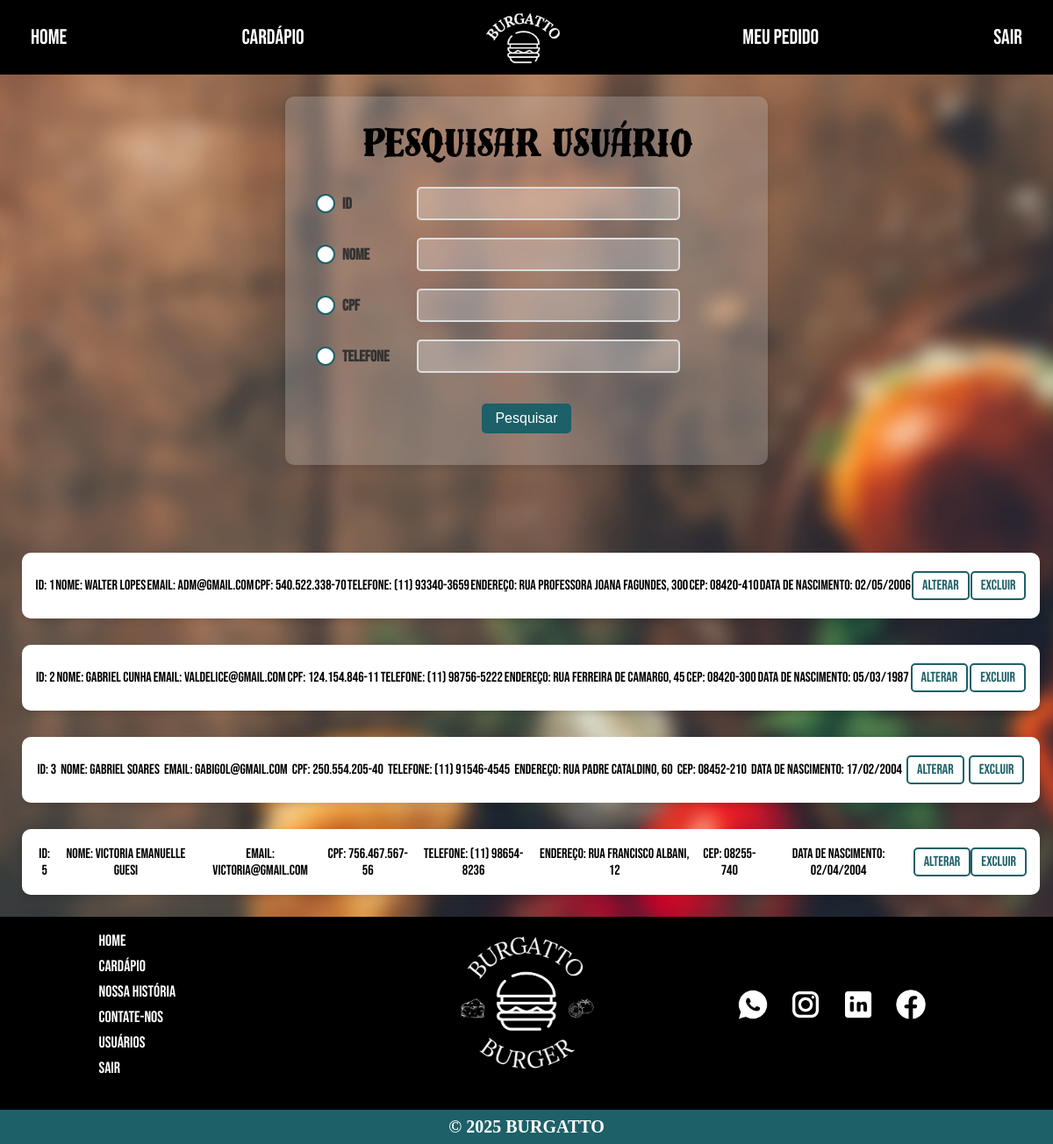
The app's page /listarUsuario.php (signed in) with its own data.
### tables this page shows
CREATE TABLE IF NOT EXISTS `tb_usuarios` (
  `cod_usuario` int NOT NULL AUTO_INCREMENT,
  `nome_usuario` varchar(100) NOT NULL,
  `cpf_usuario` varchar(14) NOT NULL,
  `data_nasc_usuario` date DEFAULT NULL,
  `email_usuario` varchar(100) NOT NULL,
  `senha_usuario` varchar(255) NOT NULL,
  `telefone_usuario` varchar(15) NOT NULL,
  `cep_usuario` varchar(9) NOT NULL,
  `endereco_usuario` varchar(100) NOT NULL,
  `numero_endereco_usuario` int NOT NULL,
  `tipo_usuario` varchar(50) NOT NULL,
  `condicaoUsuario` char(1) NOT NULL DEFAULT 'a',
  PRIMARY KEY (`cod_usuario`),
  UNIQUE KEY `email_usuario` (`email_usuario`)
);

### listarUsuario.php (the view, shortened to what this page needs)
<?php include('head.php'); ?>
<body>
<?php
include('menu.php');
require('connect.php');
$query = "SELECT * FROM `tb_usuarios` WHERE `condicaoUsuario` = 'a'";
$usuarios = mysqli_query($con, $query);
?>
<div class="fundoListar">
<form class="pesquisarUsuario" method="post">
    <h2>Pesquisar Usuário</h2>
    <div>
        <label for="radioID">ID</label>
        <input type="text" name="valor" id="idPesquisa" disabled>
    </div>
    <div>
        <label for="radioNome">Nome</label>
        <input type="text" name="valor" id="nomePesquisa" disabled>
    </div>
    <div>
        <label for="radioCPF">CPF</label>
        <input type="text" name="valor" id="cpfPesquisa" disabled>
    </div>
    <div>
        <label for="radioTelefone">Telefone</label>
        <input type="text" name="valor" id="telefonePesquisa" disabled>
    </div>
    <button type="submit">Pesquisar</button>
</form>
<div class="cards">
    <?php while ($usuario = mysqli_fetch_assoc($usuarios)) : ?>
        <div class='card'>
            <p>ID: <?php echo $usuario['cod_usuario']; ?></p>
            <p>Nome: <?php echo $usuario['nome_usuario']; ?></p>
            <p>Email: <?php echo $usuario['email_usuario']; ?></p>
            <p>CPF: <?php echo $usuario['cpf_usuario']; ?></p>
            <p>Telefone: <?php echo $usuario['telefone_usuario']; ?></p>
            <p>Endereço: <?php echo "{$usuario['endereco_usuario']}, {$usuario['numero_endereco_usuario']}"; ?></p>
            <p>CEP: <?php echo $usuario['cep_usuario']; ?></p>
            <p>Data de Nascimento:</> <?php echo date('d/m/Y', strtotime($usuario['data_nasc_usuario'])); ?></p>
            <p><a href="editarUsuario.php?cod=<?php echo $usuario['cod_usuario']; ?>">Alterar</a></p>
            <p><a href="javascript:excluir(<?php echo $usuario['cod_usuario']; ?>)">Excluir</a></p>
        </div>
    <?php endwhile; ?>
</div>
</div>
<?php include('rodape.php'); ?>
</body>
</html>

### head.php (shortened to what this page needs)
<!DOCTYPE html>
<html lang="pt-br">
<head>
    <link rel="stylesheet" href="style.css">
</head>
</html>

### menu.php (shortened to what this page needs)
<body>
    <div class="menu">
        <ul>
            <a href="index.php">Home</a>
            <a href="cardapio.php">Cardápio</a>
            <img class="logo" src="imgs/logo2.png" alt="" onclick="window.location.href='index.php'">
            <a href="meuPedido.php">Meu Pedido</a>
            <?php if (isset($_SESSION['email_usuario'])): ?>
            <a href="logoff.php">Sair</a>
            <?php else: ?>
                <a href="login.php">Login</a>
            <?php endif; ?>
        </ul>
    </div>
</body>

### rodape.php (shortened to what this page needs)
<footer>
  <div class="rodape">
    <div class="conteiner">
      <ul class="links">
        <li><a href="index.php">HOME</a></li>
        <li><a href="cardapio.php">CARDÁPIO</a></li>
        <li><a href="#">NOSSA HISTÓRIA</a></li>
        <li><a href="#">CONTATE-NOS</a></li>
        <?php
            if (
                isset($_SESSION['logado']) &&
                $_SESSION['logado'] === true &&
                isset($_SESSION['tipo_usuario']) &&
                $_SESSION['tipo_usuario'] === 'admin'
            ):
        ?>
            <li><a href="listarUsuario.php">Usuários</a></li>
        <?php endif; ?>
        <?php if (isset($_SESSION['email_usuario'])): ?>
            <li><a href="logoff.php">Sair</a></li>
        <?php else: ?>
            <li><a href="login.php">Login</a></li>
        <?php endif; ?>
      </ul>
      <div class="logo2">
        <img src="imgs/logoAlternativa2.png" alt="Logo">
      </div>
      <div class="social">
        <img src="imgs/whatsapp.png" alt="WhatsApp">
        <img src="imgs/instagram-new.png" alt="Instagram" onclick="window('https://www.instagram.com/burgatto.burger/')">
        <img src="imgs/images.png" alt="LinkedIn">
        <img src="imgs/facebook-new.png" alt="Facebook">
      </div>
    </div>
    <div class="direitos">
      © 2025 BURGATTO
    </div>
</div>
</footer>
</html>

### style.css (style rules this page uses)
* { margin: 0; padding: 0; }
* { margin: 0; padding: 0; box-sizing: border-box; }
.menu { position: fixed; top: 0; left: 0; display: flex; flex-direction: row; justify-content: flex-start; width: 100%; height: 85px; background-color: black; z-index: 1000; }
.menu>ul { display: flex; flex-direction: row; justify-content: space-between; align-items: center; width: 100%; padding: 35px; }
.menu a { list-style: none; text-decoration: none; color: white; font-size: 24px; font-family: 'Fonte1'; }
.logo { height: 85px; cursor: pointer; }
body { background-color: black; }
.rodape { background-color: black; color: white; flex-direction: column; }
.conteiner { display: flex; justify-content: space-evenly; align-items: center; flex-wrap: wrap; }
.logo2 { display: flex; align-items: center; min-width: 250px; justify-content: center; }
.logo2 img { width: 200px; }
.links { list-style: none; padding: 0; font-family: 'Fonte1'; min-width: 250px; }
.links li { margin: 8px 0; }
.links a { color: #ffffff; text-decoration: none; font-size: 18px; }
.social { display: flex; gap: 20px; min-width: 250px; }
.social img { width: 40px; height: 40px; cursor: pointer; }
.direitos { background-color: #1d6068; text-align: center; font-weight: bold; font-size: 20px; margin-top: 20px; max-width: 100%; padding: 8px; }
.fundoListar { background-image: url(imgs/artesanal1.jpg); background-size: cover; height: 100%; padding-top: 20px; }
.cards { display: flex; align-items: flex-start; flex-direction: column; gap: 20px; padding: 20px; background-color: transparent; margin-top: 75px; box-sizing: border-box; }
.cards div { background-color: white; border-radius: 10px; padding: 15px; box-shadow: 0 4px 6px rgba(0, 0, 0, 0.1); text-align: center; display: flex; flex-direction: row; align-items: center; justify-content: space-around; width: 100%; height: 75px; margin: 5px; }
.cards div p { margin: 5px 0; font-size: 16px; color: black; text-align: center; font-family: 'Fonte1'; }
.cards div p a { text-decoration: none; color: #1d6068; padding: 5px 10px; border: 2px solid #1d6068; border-radius: 5px; transition: background-color 0.3s, color 0.3s; }
.pesquisarUsuario { background-color: rgba(194, 192, 192, 0.3); padding: 15px; border-radius: 10px; box-shadow: 0 4px 8px rgba(0, 0, 0, 0.1); text-align: center; margin: 20px auto; width: 550px; height: 420px; margin-top: 90px; }
.pesquisarUsuario h2 { font-size: 40px; color: black; margin: 15px; font-family: 'Fonte3'; }
.pesquisarUsuario div { display: flex; align-items: center; justify-content: start; gap: 20px; margin: 20px; }
.pesquisarUsuario label { font-size: 16px; color: #333; font-weight: bold; }
.pesquisarUsuario input[type="text"] { width: 300px; padding: 8px; border: 2px solid #ddd; border-radius: 5px; font-size: 16px; transition: border-color 0.3s; }
.pesquisarUsuario button { background-color: #1d6068; color: white; padding: 8px 15px; border: none; border-radius: 5px; font-size: 16px; cursor: pointer; transition: background-color 0.3s; margin-top: 15px; }
.pesquisarUsuario input[type="radio"] + label { position: relative; padding-left: 30px; cursor: pointer; display: flex; align-items: center; font-family: 'Fonte1'; font-size: 18px; }
.pesquisarUsuario input[type="radio"] + label::before { content: ""; width: 18px; height: 18px; border: 2px solid #1d6068; border-radius: 50%; position: absolute; left: 0; top: 50%; transform: translateY(-50%); background-color: white; }
.pesquisarUsuario label { min-width: 85px; margin-right: 10px; font-weight: bold; }

### records on screen
tb_usuarios: cod_usuario "1", nome_usuario "Walter Lopes", email_usuario "adm@gmail.com", cpf_usuario "540.522.338-70", telefone_usuario "(11) 93340-3659", endereco_usuario "Rua Professora Joana Fagundes", numero_endereco_usuario "300", cep_usuario "08420-410", data_nasc_usuario "02/05/2006"
tb_usuarios: cod_usuario "2", nome_usuario "Gabriel Cunha", email_usuario "valdelice@gmail.com", cpf_usuario "124.154.846-11", telefone_usuario "(11) 98756-5222", endereco_usuario "Rua Ferreira de Camargo", numero_endereco_usuario "45", cep_usuario "08420-300", data_nasc_usuario "05/03/1987"
tb_usuarios: cod_usuario "3", nome_usuario "Gabriel Soares", email_usuario "gabigol@gmail.com", cpf_usuario "250.554.205-40", telefone_usuario "(11) 91546-4545", endereco_usuario "Rua Padre Cataldino", numero_endereco_usuario "60", cep_usuario "08452-210", data_nasc_usuario "17/02/2004"
tb_usuarios: cod_usuario "5", nome_usuario "Victoria Emanuelle Guesi", email_usuario "victoria@gmail.com", cpf_usuario "756.467.567-56", telefone_usuario "(11) 98654-8236", endereco_usuario "Rua Francisco Albani", numero_endereco_usuario "12", cep_usuario "08255-740", data_nasc_usuario "02/04/2004"
